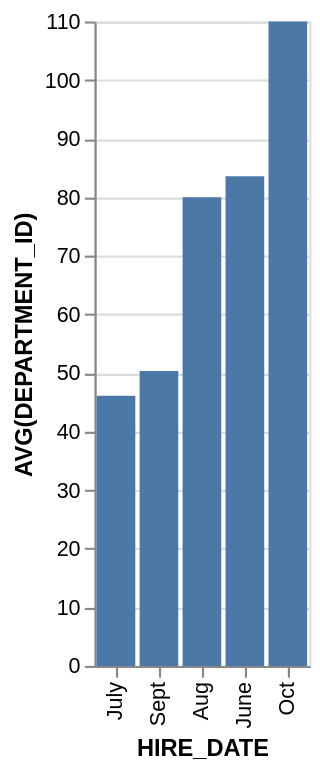

This figure's Vega-Lite source:
### Vega-Lite specification from a JSON file in a GitHub repository (floating-point values rounded to 4 significant figures)
{"data": {"values": [{"x_data": "July", "y_data": 46.13}, {"x_data": "Sept", "y_data": 50.33}, {"x_data": "Aug", "y_data": 80}, {"x_data": "June", "y_data": 83.57}, {"x_data": "Oct", "y_data": 110}]}, "mark": "bar", "encoding": {"x": {"field": "x_data", "type": "nominal", "title": "HIRE_DATE", "sort": {"op": "sum", "field": "y_data", "order": "ascending"}}, "y": {"field": "y_data", "type": "quantitative", "title": "AVG(DEPARTMENT_ID)"}}}
